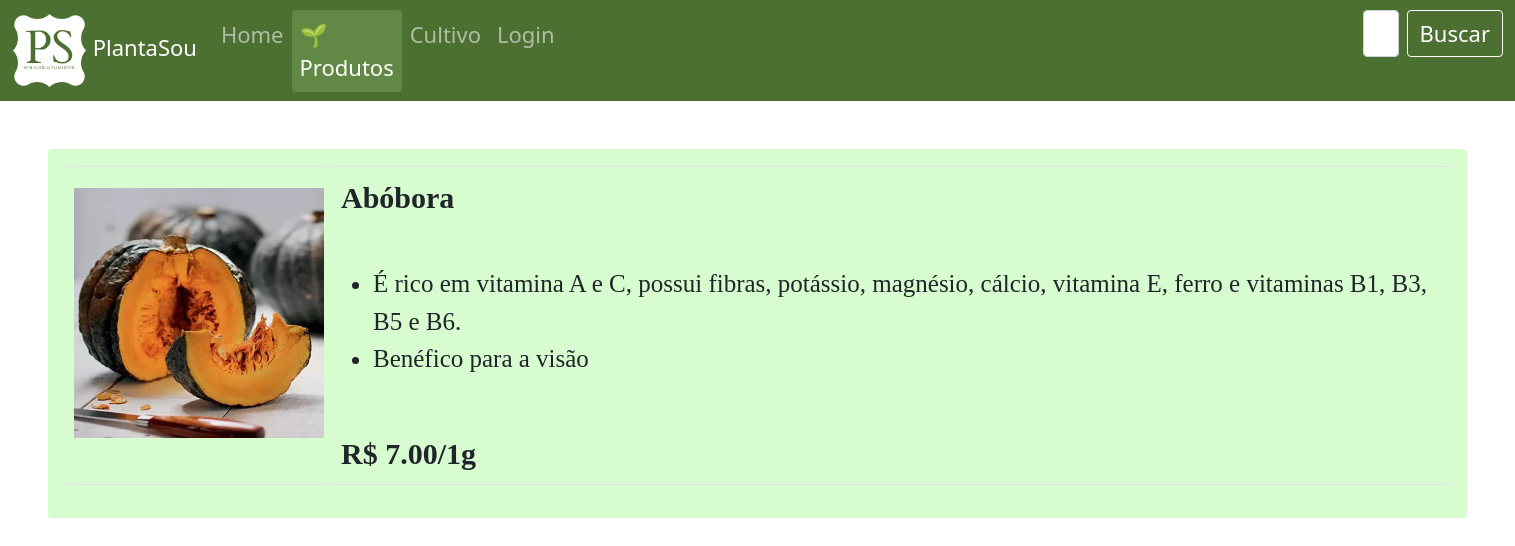
The page /php/produtos.php on the database as committed earlier.
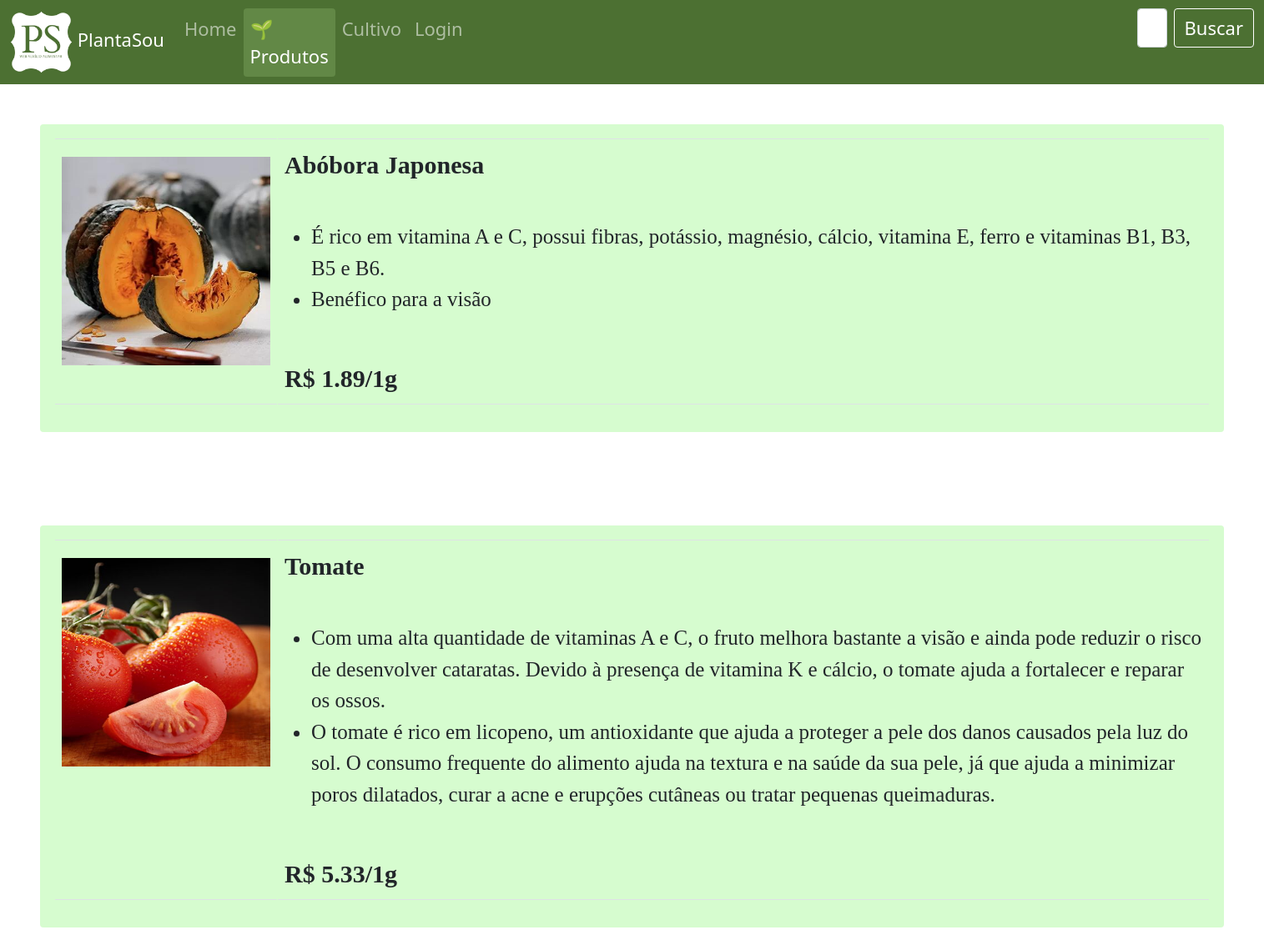
The same page on the database as committed later.
### tables this page shows
CREATE TABLE IF NOT EXISTS `produto` (
  `cod_produto` int(11) NOT NULL AUTO_INCREMENT,
  `nome` varchar(1000) DEFAULT NULL,
  `vitaminas` varchar(1000) DEFAULT NULL,
  `beneficios` varchar(1000) DEFAULT NULL,
  `preco` float DEFAULT NULL,
  `cod_cultivo` int(255) NOT NULL,
  `imagem` varchar(1000) DEFAULT NULL,
  PRIMARY KEY (`cod_produto`),
  KEY `cod_cultivo` (`cod_cultivo`)
);

### php/produtos.php (the view, shortened to what this page needs)
<!DOCTYPE html>
<html lang="pt-br">
<head>
    <link rel="stylesheet" type="text/css" media="screen" href="../css/bootstrap.min.css" />
    <link rel="stylesheet" href="../css/estilo.css">
</head>
<body>
    <div class="navbar-custom">
        <nav class="navbar navbar-expand-lg navbar-dark ">
            <div class="media">
                <div class="container-fluid">
                    <div class="collapse navbar-collapse" id="navbarSupportedContent">
                        <a class="navbar-brand plantasou" href="#">
                            <img src="../imgs/logo_new.jpeg" class="align-self-center mr-3 rounded float-right" width="75" height="75" alt="...">
                            PlantaSou
                        </a>
                        <ul class="navbar-nav nav-pills nav-link-color me-auto mb-2 mb-lg-0">
                        <?php
                            if(isset($_COOKIE["USER"])){
                                echo'
                                <li class="nav-item">
                                    <a class="nav-link nav-link-color" href="../php/home_user.php">Home</a>
                                </li>
                                ';
                            }else if(isset($_COOKIE["ADM"])){
                                echo'
                                <li class="nav-item">
                                    <a class="nav-link nav-link-color" href="../php/home_adm.php">Home</a>
                                </li>
                                ';
                            }else{
                                echo'
                                <a class="nav-link nav-link-color" href="../php/index.php">Home</a>
                                ';
                            }
                        ?>
                        <li class="nav-item">
                            <a class="nav-link nav-link-color active" aria-current="page" href="#">🌱 Produtos</a>
                        </li>
                        <li class="nav-item">
                            <a class="nav-link nav-link-color" href="../php/cultivo.php">Cultivo</a>
                        </li>
                        <?php
                            if(isset($_COOKIE["USER"])){
                                echo'
                                <li class="nav-item">
                                    <a class="nav-link nav-link-color" href="../php/historico.php">Histórico</a>
                                </li>
                                <li class="nav-item">
                                    <a class="nav-link nav-link-color" href="./logout_user.php">Sair</a>
                                </li>
                                ';
                            }else if(isset($_COOKIE["ADM"])){
                                echo'
                                <li class="nav-item">
                                <a class="nav-link nav-link-color" href="./logout_adm.php">Sair</a>
                                </li>
                                ';
                            }else{
                                echo'
                                <li class="nav-item">
                                    <button type="button" class="btn nav-link nav-link-color" data-bs-toggle="modal" data-bs-target="#login">
                                        Login
                                    </button>
                                </li>
                                ';
                            }
                        ?>
                        <li class="margin">
                            <form class="d-flex">
                                <input class="form-control me-2" type="search" placeholder="Pesquisar..." aria-label="Search"/>
                                <button class="btn btn-outline-success nav-link-color borda" type="submit">Buscar</button>
                            </form>
                        </li>
                        </ul>
                    </div>
                </div>
            </div>
        </nav>
    </div>
    <form action="orcamento.php" method="post">
        <?php
            include("../inc/conexao.php");
            $sql="SELECT * FROM produto";
            $query=mysqli_query($con, $sql);
            if(mysqli_num_rows($query)>0){
                while(($resultado=mysqli_fetch_assoc($query))!=NULL){
                    echo
                    '
                    <div class="p-5 text-center">
                        <div class="alert font">
                            <div class="text-black">
                                <table class="table table-bordered">
                                    <tr>
                                        <td>
                                            <img src="../imgs/plantas/'.$resultado["imagem"].'" class="img-margin" width="250" height="250"/>
                                        </td>
                                        <td class="plantas_desc text-black">
                                            <b class="font-money">
                                            '.$resultado["nome"].'<br><br>
                                            </b>
                                            <ul>
                                                <li>'.$resultado["vitaminas"].'</li>
                                                <li>'.$resultado["beneficios"].'</li>
                                            </ul>
                                            <br>
                                            <b class="font-money">R$ '.number_format($resultado["preco"],2).'/1g';
                                            echo'
                                        </td>
                                    </tr>
                                </table>
                            </div>
                        </div>
                    </div>
                    ';
                }
            }else{
                echo mysqli_error($con);
            }
        ?>
    </form>
    <?php
        include "./login.php";
        include "./cadastro_produto.php";
    ?>
</body>
</html>

### php/login.php (shortened to what this page needs)
<!DOCTYPE html>
<html lang="pt-BR">
<head>
        <link rel="stylesheet" type="text/css" media="screen" href="../css/bootstrap.min.css" />
        <link rel="stylesheet" href="../css/estilo.css">
</head>
<body>
</body>
</html>

### php/cadastro_produto.php (shortened to what this page needs)
<!DOCTYPE html>
<html lang="pt-BR">
<head>
        <link rel="stylesheet" type="text/css" media="screen" href="../css/bootstrap.min.css" />
        <link rel="stylesheet" href="../css/estilo.css">
</head>
<body>
</body>
</html>

### css/estilo.css (style rules this page uses)
body, html { height: 100%; }
td { border: 5px solid transparent; background-clip: padding-box; }
.plantas_desc { height: auto; width: auto; background-color: transparent; text-align: left; }
button { text-align: left; }
.navbar-custom { background-color: #4c7032; }
a { color: green; }
.active { background-color:#000000; }
.nav-pills > li > a.active { background-color: rgb(98, 136, 70) !important; color: #ffffff !important; }
.nav-link-color { color: #ffffff; font-size: 22px; }
.font { font-size: 25px; font-family: calibri; }
.font-money { font-size: 30px; font-family: calibri; }
.plantasou { font-size: 22px; }
.margin { margin-left: 800px; }
.borda { border-color: #ffffff; }
.alert { background-color: #d6fccf; }
.img-margin { margin-top: 13px; }

Rows that differ between the two databases and show on the page:
changed produto "Benéfico para a visão": nome "Abóbora" → "Abóbora Japonesa"; preco "7.00" → "1.89"
added produto: imagem (picture), nome "Tomate", vitaminas "Com uma alta quantidade de vitaminas A e C, o fruto melhora bastante a visão e ainda pode reduzir o risco de desenvolver cataratas. Devido à presença de vitamina K e cálcio, o tomate ajuda a fortalecer e reparar os ossos.", beneficios "O tomate é rico em licopeno, um antioxidante que ajuda a proteger a pele dos danos causados pela luz do sol. O consumo frequente do alimento ajuda na textura e na saúde da sua pele, já que ajuda a minimizar poros dilatados, curar a acne e erupções cutâneas ou tratar pequenas queimaduras.", preco "5.33"
